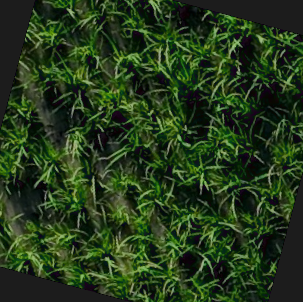
#> input picture Augmented_images/SL8H/Control/T0/580.png, 303 x 302 px
$ python -i DenseNet121+LSTM_OpenCV_EnhancedMasking.py   (imports and definitions only)
#> lines starting #> are read from the running program, lines starting #| are printed output that depends on the picture; after the words box and inside, x2 and y2 are one past the last pixel; in counts of white or black regions, pixels touching at a corner belong together
# Import libraries
import os
import numpy as np
import cv2
import matplotlib.pyplot as plt
from sklearn.model_selection import train_test_split
from sklearn.metrics import classification_report, confusion_matrix,ConfusionMatrixDisplay
import tensorflow as tf
from tensorflow.keras.models import Sequential
from tensorflow.keras import layers, models
from tensorflow.keras.layers import Conv2D, MaxPooling2D, Flatten, Dense, Dropout, TimeDistributed, LSTM
from tensorflow.keras.utils import to_categorical
from tensorflow.keras.layers import TimeDistributed, LSTM, Dense, Dropout, GlobalAveragePooling2D
from tensorflow.keras.applications import DenseNet121
from tensorflow.keras.callbacks import ModelCheckpoint
from tensorflow.keras.optimizers import Adam
from tensorflow.keras.callbacks import EarlyStopping
import time


# ===============================
# CONFIGURATION
# ===============================
main_source_dir = "/content/drive/MyDrive/SL8H"        # original dataset folder
masked_output_dir = "/content/drive/MyDrive/SL8H_masked"  # output folder for masked images

classes = ['Control', 'Medium', 'High']
time_points = ['T1', 'T2']

# Enhanced masking process

def mask_rice_plant_hybrid(image_path):
#> called with image_path = 'Augmented_images/SL8H/Control/T0/580.png'
    img = cv2.imread(image_path)
#> img is the input picture: shape (302, 303, 3); mean B, G, R 27.1, 58.2, 37.3
    if img is None:
        return None

    # -----------------------------
    # Improve contrast using CLAHE
    # -----------------------------
    lab = cv2.cvtColor(img, cv2.COLOR_BGR2LAB)
#> lab: shape (302, 303, 3); mean of channels 0, 1, 2 55.4, 114.2, 143.1
    l, a, b = cv2.split(lab)
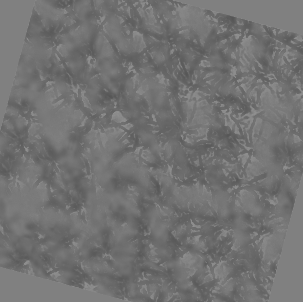
#> a: shape (302, 303); min 85, max 143, mean 114.2
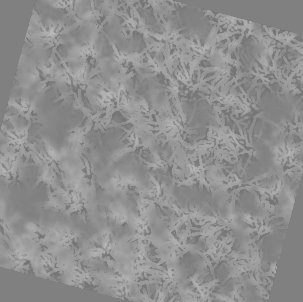
#> b: shape (302, 303); min 115, max 185, mean 143.1
    clahe = cv2.createCLAHE(clipLimit=3.0, tileGridSize=(8, 8))
    l_clahe = clahe.apply(l)
    lab_clahe = cv2.merge((l_clahe, a, b))
#> lab_clahe: shape (302, 303, 3); mean of channels 0, 1, 2 104.1, 114.2, 143.1
    img = cv2.cvtColor(lab_clahe, cv2.COLOR_LAB2BGR)

    # -----------------------------
    # HSV Mask (tuned range)
    # -----------------------------
    hsv = cv2.cvtColor(img, cv2.COLOR_BGR2HSV)
#> hsv: shape (302, 303, 3); mean H, S, V 54.6, 89.6, 106.7
    lower_green = np.array([25, 40, 40])
    upper_green = np.array([85, 255, 255])
    mask_hsv = cv2.inRange(hsv, lower_green, upper_green)
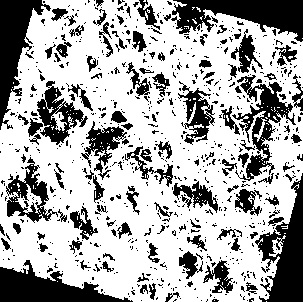
#> mask_hsv: shape (302, 303); 67.3% white; 737 black regions (618 under 20 px), largest, box (x1, y1, x2, y2) and area: (171, 0, 303, 42) 3119, (255, 173, 303, 302) 3019, (0, 0, 51, 130) 2673

    # -----------------------------
    # ExG - ExR Index
    # -----------------------------
    img_float = img.astype(np.float32)
    B, G, R = cv2.split(img_float)
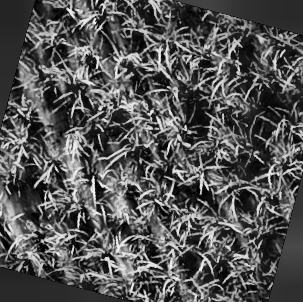
#> R: shape (302, 303) float32; min 0, max 249, mean 84.7
    Rn = R / 255.0
    Gn = G / 255.0
    Bn = B / 255.0

    ExG = 2 * Gn - Rn - Bn
    ExR = 1.4 * Rn - Gn
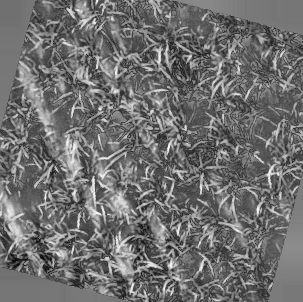
#> ExR: shape (302, 303) float32; min -0.198, max 0.367, mean 0.0496; drawn with min black and max white
    ExGR = ExG - ExR  # This improves separation from soil/background
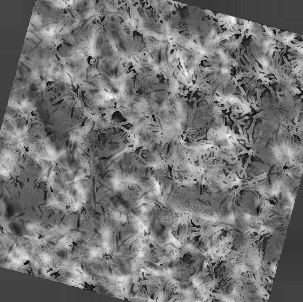
#> ExGR: shape (302, 303) float32; min -0.365, max 0.792, mean 0.163; drawn with min black and max white

    # Normalize to 0–255
    ExGR_scaled = ((ExGR - ExGR.min()) / (ExGR.max() - ExGR.min()) * 255).astype(np.uint8)

    _, mask_exgr = cv2.threshold(ExGR_scaled, 0, 255, cv2.THRESH_BINARY + cv2.THRESH_OTSU)
#> mask_exgr: shape (302, 303); 46.4% white; 376 white regions (366 under 20 px), largest, box (x1, y1, x2, y2) and area: (0, 0, 303, 302) 39745, (25, 0, 83, 51) 1266, (278, 107, 303, 137) 259

    # -----------------------------
    # Combine Masks (for better coverage)
    # -----------------------------
    combined_mask = cv2.bitwise_or(mask_hsv, mask_exgr)
#> combined_mask: shape (302, 303); 67.8% white; 732 black regions (615 under 20 px), largest, box (x1, y1, x2, y2) and area: (171, 0, 303, 42) 3117, (255, 173, 303, 302) 3015, (0, 0, 51, 130) 2653

    # -----------------------------
    # Morphological Cleaning (larger kernel)
    # -----------------------------
    kernel = cv2.getStructuringElement(cv2.MORPH_ELLIPSE, (7, 7))
    combined_mask = cv2.morphologyEx(combined_mask, cv2.MORPH_CLOSE, kernel)
#> combined_mask: shape (302, 303); 84.5% white; 44 black regions, largest, box (x1, y1, x2, y2) and area: (176, 0, 303, 39) 2704, (0, 0, 42, 120) 2427, (0, 267, 122, 302) 2417
    combined_mask = cv2.morphologyEx(combined_mask, cv2.MORPH_OPEN, kernel)
#> combined_mask: shape (302, 303); 84.1% white; 33 black regions, largest, box (x1, y1, x2, y2) and area: (176, 0, 303, 39) 2758, (0, 267, 122, 302) 2482, (0, 0, 42, 120) 2441

    # -----------------------------
    # Apply Mask
    # -----------------------------
    masked_img = cv2.bitwise_and(img, img, mask=combined_mask)
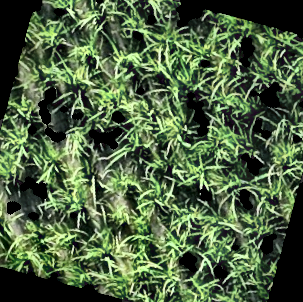
#> masked_img: shape (302, 303, 3); mean B, G, R 66.3, 99.2, 78.1

    return masked_img

# ===============================
# APPLY HYBRID MASKING TO DATASET
# ===============================
# [14 lines left out: function process_dataset_hybrid, not called in this run]

# ===============================
# RUN PROCESSING
# ===============================
# [3 lines not run here, left out]

# ===============================
# LOAD MASKED DATA INTO SEQUENCES
# ===============================
def load_sequences(base_path, img_size=(224, 224)):
    X, y = [], []
    for label, cls in enumerate(classes):
        for tp in time_points:
            img_dir = os.path.join(base_path, cls, tp)
            image_files = sorted([f for f in os.listdir(img_dir) if f.lower().endswith(".png")])
            for img_file in image_files:
                img_path = os.path.join(img_dir, img_file)
                img = cv2.imread(img_path)
                if img is None:
                    continue
                img = cv2.cvtColor(img, cv2.COLOR_BGR2RGB)
                img = cv2.resize(img, img_size)
                X.append(img / 255.0)  # normalize
                y.append(label)
    return np.array(X, dtype=np.float32), np.array(y, dtype=np.int32)

# [1 line not run here, left out]
# [1 line that did not run here, left out]
# [3 lines that did not run here, left out]

# [3 lines not run here, left out]


# ===============================
# MODEL DEFINITION
# ===============================
from tensorflow.keras.models import Sequential
from tensorflow.keras.layers import Input, TimeDistributed, GlobalAveragePooling2D, LSTM, Dense, Dropout
from tensorflow.keras.applications import DenseNet121
from tensorflow.keras.optimizers import Adam
from tensorflow.keras.callbacks import ModelCheckpoint
import time

# [1 line that did not run here, left out]
# [1 line that did not run here, left out]

# [9 lines that did not run here, left out]


# [2 lines not run here, left out]

# Callbacks
# [1 line that did not run here, left out]

# ---------------------------
# MODEL TRAINING
# ---------------------------
# Start the timer
start_time = time.time()

# [4 lines that did not run here, left out]

# [7 lines that did not run here, left out]

# ---------------------------
# MODEL EVALUATION
# ---------------------------

# [1 line that did not run here, left out]
# [1 line not run here, left out]

# Calculate the elapsed time
elapsed_time = time.time() - start_time
# [1 line not run here, left out]


# Save full-sequence report
# [42 lines left out: functions save_report_and_plot, evaluate_per_timepoint, not called in this run]


# EVALUATE PER TIME POINT

import os

# [5 lines not run here, left out]

# Define History Info
# [11 lines left out: function print_history_info, not called in this run]


# Plot Training & Validation Accuracy

# [26 lines not run here, left out]


# Save the Model as a Reusable File
#model.save(OUTPUT_MODEL_NAME)

# Save model and architecture to a single file
save_model_dir = "/content/drive/MyDrive/Reports/Models/"
#model.save(save_model_dir + "CNNR_SavedModel", save_format='tf')
# [2 lines not run here, left out]

>>> result = mask_rice_plant_hybrid('Augmented_images/SL8H/Control/T0/580.png')

$ run again, on Augmented_images/SL8H/Control/T2/604.png
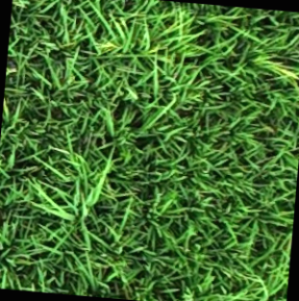
#> input picture Augmented_images/SL8H/Control/T2/604.png, 299 x 301 px
#> in mask_rice_plant_hybrid, img is the input picture: shape (301, 299, 3); mean B, G, R 47.5, 112.1, 66.3
#> lab: shape (301, 299, 3); mean of channels 0, 1, 2 107.4, 99.9, 157.9
#> lab_clahe: shape (301, 299, 3); mean of channels 0, 1, 2 124, 99.9, 157.9
#> hsv: shape (301, 299, 3); mean H, S, V 50.1, 148.9, 130.5
#> in mask_rice_plant_hybrid, `mask_hsv = cv2.inRange(hsv, lower_green, upper_green)`:
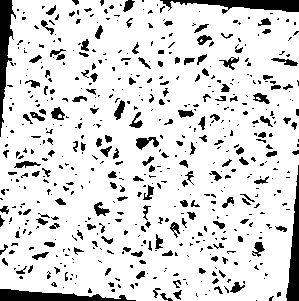
#> mask_hsv: shape (301, 299); 85.7% white; 567 black regions (402 under 20 px), largest, box (x1, y1, x2, y2) and area: (160, 0, 299, 14) 979, (0, 0, 16, 137) 964, (0, 289, 136, 301) 927
#> mask_exgr: shape (301, 299); 53.3% white; 332 black regions (267 under 20 px), largest, box (x1, y1, x2, y2) and area: (0, 0, 188, 301) 20519, (171, 68, 299, 258) 6080, (158, 0, 299, 41) 2575
#> in mask_rice_plant_hybrid, `combined_mask = cv2.morphologyEx(combined_mask, cv2.MORPH_CLOSE, kernel)`:
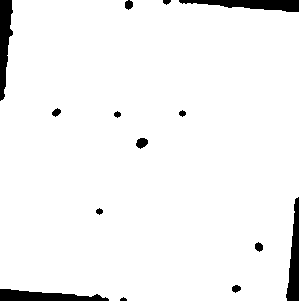
#> combined_mask: shape (301, 299); 95.7% white; 14 black regions, largest, box (x1, y1, x2, y2) and area: (179, 0, 299, 12) 884, (0, 289, 109, 301) 850, (0, 0, 13, 101) 848

$ run again, on Augmented_images/SL8H/Control/T2/610.png
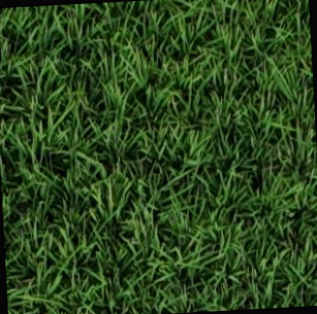
#> input picture Augmented_images/SL8H/Control/T2/610.png, 317 x 314 px
#> in mask_rice_plant_hybrid, img is the input picture: shape (314, 317, 3); mean B, G, R 29.5, 70.7, 43.3
#> lab: shape (314, 317, 3); mean of channels 0, 1, 2 67.8, 109.3, 148.4
#> lab_clahe: shape (314, 317, 3); mean of channels 0, 1, 2 122.9, 109.3, 148.4
#> hsv: shape (314, 317, 3); mean H, S, V 49.8, 110.6, 126
#> in mask_rice_plant_hybrid, `mask_hsv = cv2.inRange(hsv, lower_green, upper_green)`:
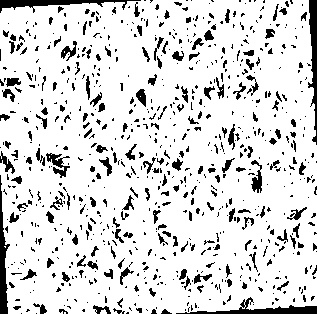
#> mask_hsv: shape (314, 317); 86% white; 789 black regions (608 under 20 px), largest, box (x1, y1, x2, y2) and area: (176, 297, 317, 314) 712, (308, 0, 317, 145) 706, (0, 0, 141, 13) 666
#> mask_exgr: shape (314, 317); 57.6% white; 590 black regions (477 under 20 px), largest, box (x1, y1, x2, y2) and area: (0, 126, 317, 314) 15493, (92, 89, 227, 229) 4287, (54, 6, 109, 143) 2452
#> in mask_rice_plant_hybrid, `combined_mask = cv2.morphologyEx(combined_mask, cv2.MORPH_CLOSE, kernel)`:
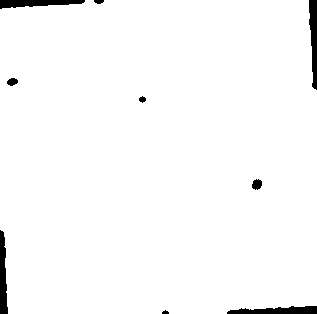
#> combined_mask: shape (314, 317); 97.7% white; 9 black regions, largest, box (x1, y1, x2, y2) and area: (309, 0, 317, 90) 527, (227, 306, 317, 314) 527, (0, 230, 8, 314) 499

$ run again, on Augmented_images/SL8H/High/T0/588.png
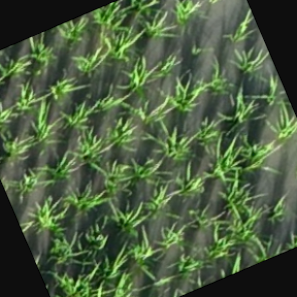
#> input picture Augmented_images/SL8H/High/T0/588.png, 297 x 297 px
#> in mask_rice_plant_hybrid, img is the input picture: shape (297, 297, 3); mean B, G, R 63.8, 93.9, 75.4
#> lab: shape (297, 297, 3); mean of channels 0, 1, 2 94.2, 115.3, 142.4
#> lab_clahe: shape (297, 297, 3); mean of channels 0, 1, 2 112.4, 115.3, 142.4
#> hsv: shape (297, 297, 3); mean H, S, V 44.1, 72.3, 113.7
#> mask_hsv: shape (297, 297); 63% white; 423 black regions (315 under 20 px), largest, box (x1, y1, x2, y2) and area: (192, 0, 297, 117) 6260, (0, 179, 58, 297) 3595, (175, 247, 297, 297) 3262
#> mask_exgr: shape (297, 297); 32.7% white; 135 white regions (103 under 20 px), largest, box (x1, y1, x2, y2) and area: (35, 157, 166, 297) 7611, (54, 0, 228, 173) 7528, (172, 86, 271, 280) 5384
#> in mask_rice_plant_hybrid, `masked_img = cv2.bitwise_and(img, img, mask=combined_mask)`:
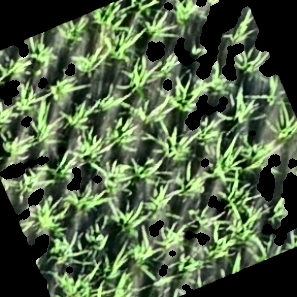
#> masked_img: shape (297, 297, 3); mean B, G, R 68.9, 98.7, 80.7
